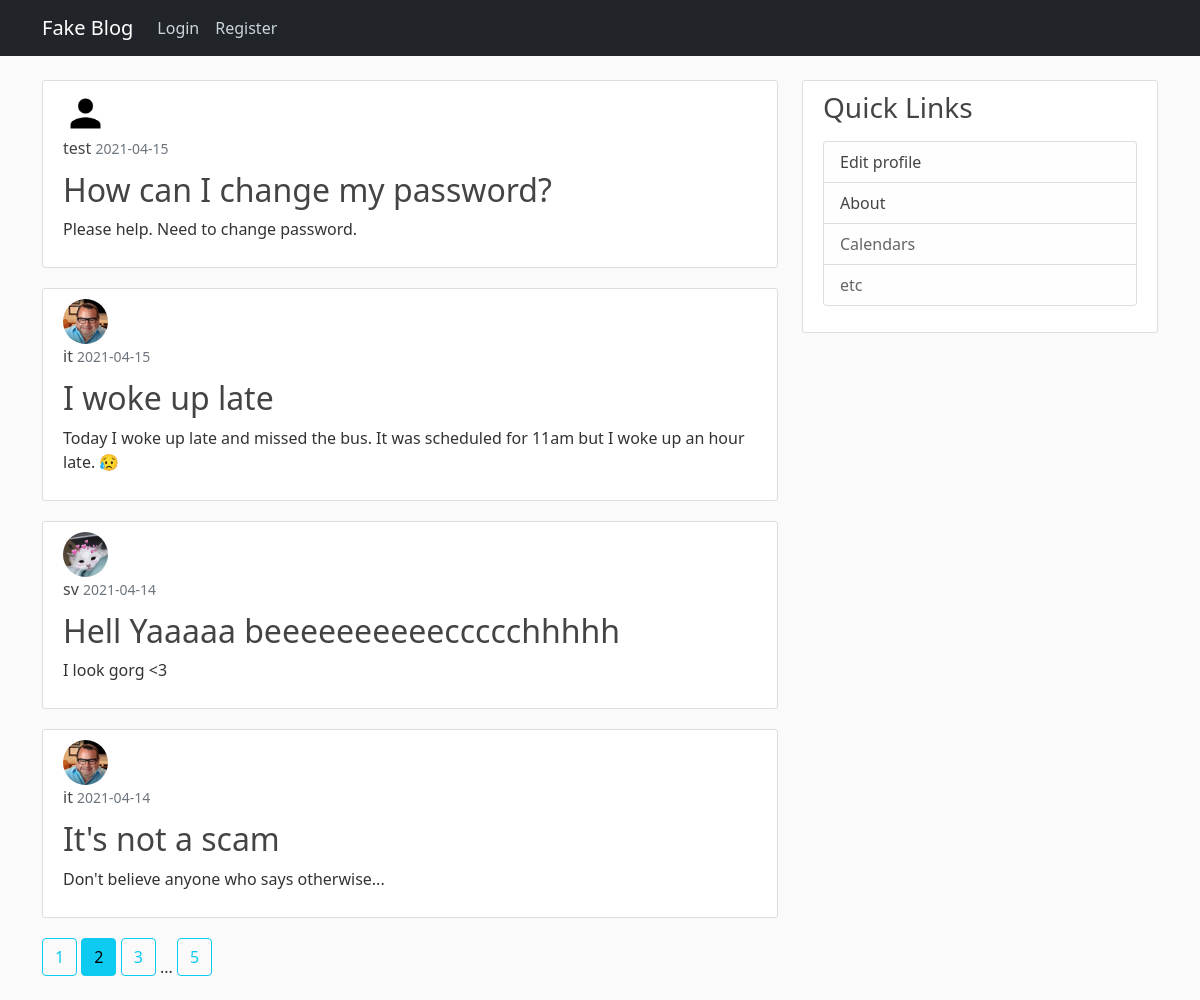
Screenshot of /?page=2 with the database file from the repository.
### flaskblog/models.py (models this page shows, shortened)
class Post(db.Model):
    id = db.Column(db.Integer, primary_key=True)
    title = db.Column(db.String(120), nullable=False)
    date_posted = db.Column(db.DateTime, nullable=False, default=datetime.utcnow)
    content = db.Column(db.Text, nullable=False)
    user_id = db.Column(db.Integer, db.ForeignKey('user.id'), nullable=False)  # refers to the id column in user table. Not class.

class User(db.Model, UserMixin):
    id = db.Column(db.Integer, primary_key=True)
    username = db.Column(db.String(20), unique=True, nullable=False)
    email = db.Column(db.String(100), unique=True, nullable=False)
    image_file = db.Column(db.String(20), nullable=False, default='default.jpg')  # will be hashed to 20 chars
    password = db.Column(db.String(60), nullable=False)  # will be hashed to 60 chars
    posts = db.relationship('Post', backref='author', lazy=True)  # refers to the Post class

### flaskblog/main/routes.py (the view)
@main.route('/home')
@main.route('/')
def home():
    page = request.args.get('page', 1, type=int)  # getting the page. Default page is 1
    posts = Post.query.order_by(Post.date_posted.desc()).paginate(page=page, per_page=4)  # to prevent grabbing and loading all the posts at once
    return render_template("home.html", posts=posts)

### flaskblog/templates/home.html
{% extends "layouts.html" %}
    {% block content %}
        {% for post in posts.items %}
            <article class="content-section">
                <img class="rounded-circle article-img" src="{{ url_for('static', filename='profile_pic/' + post.author.image_file) }}">
                <div class="media-body">
                    <div class="article-metadata">
                      <a class="article-metadata" href="{{ url_for('users.user_posts', username=post.author.username) }}">{{ post.author.username }}</a>
                      <small class="text-muted">{{ post.date_posted.strftime("%Y-%m-%d") }}</small>
                    </div>
                    <h2><a class="article-title" href="{{ url_for('posts.post', post_id=post.id) }}">{{ post.title }}</a></h2>
                    <p class="article-content">{{ post.content }}</p>
                </div>
            </article>
        {% endfor %}
        {% for page_num in posts.iter_pages(left_edge=1, right_edge=1, right_current=2, left_current=1) %}
            {% if page_num %}
                {% if posts.page == page_num %}
                    <a class="btn btn-info mb-4" href="{{ url_for('main.home', page=page_num) }}">{{ page_num }}</a>
                {% else %}
                    <a class="btn btn-outline-info mb-4" href="{{ url_for('main.home', page=page_num) }}">{{ page_num }}</a>
                {% endif %}
            {% else %}
                ...
            {% endif %}
        {% endfor %}
    {% endblock content %}

### flaskblog/static/main.css (style rules this page uses)
body { background: #fafafa; color: #333333; margin-top: 5rem; }
h1, h2, h3, h4, h5, h6 { color: #444444; }
.content-section { background: #ffffff; padding: 10px 20px; border: 1px solid #dddddd; border-radius: 3px; margin-bottom: 20px; }
.article-title { color: #444444; text-decoration: none; }
.article-content { white-space: pre-line; }
.article-img { height: 45px; width: 45px; margin-right: 16px; }
.article-metadata { color: #444444; padding-bottom: 1px; margin-bottom: 10px; text-decoration: none; }

### rows the page displays
Post: image_file (placeholder picture), author.username "test", date_posted "2021-04-15", title "How can I change my password?", content "Please help. Need to change password."
Post: image_file (picture), author.username "it", date_posted "2021-04-15", title "I woke up late", content "Today I woke up late and missed the bus. It was scheduled for 11am but I woke up an hour late. 😥"
Post: image_file (picture), author.username "sv", date_posted "2021-04-14", title "Hell Yaaaaa beeeeeeeeeeccccchhhhh", content "I look gorg <3"
Post: image_file (picture), author.username "it", date_posted "2021-04-14", title "It's not a scam", content "Don't believe anyone who says otherwise..."

### other values shown
{{ page_num }} "1" "3" "5"
{{ page_num }} "2"
